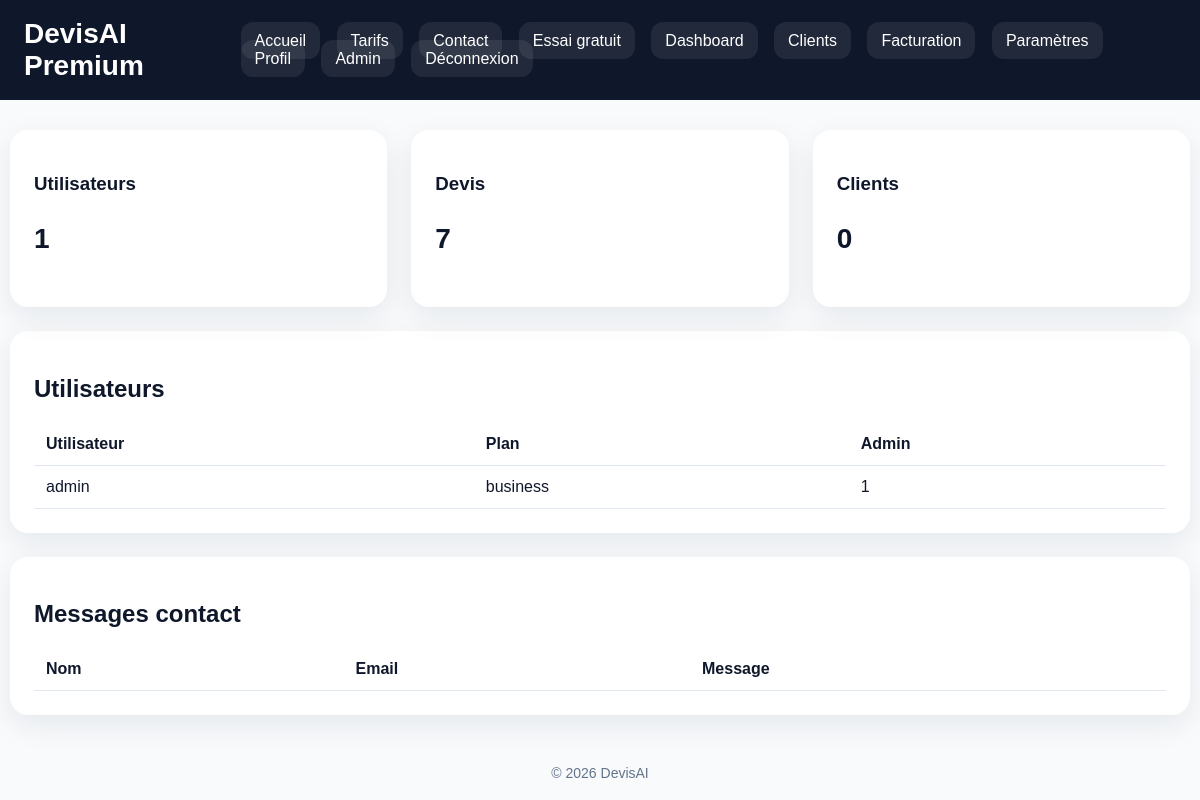
The page /admin (signed in) on the database its author committed.
### tables this page shows
CREATE TABLE settings (
    id INTEGER PRIMARY KEY AUTOINCREMENT,
    username TEXT UNIQUE NOT NULL,
    company_name TEXT DEFAULT 'DevisAI Premium',
    company_address TEXT DEFAULT '12 Rue de l''Innovation, 38000 Grenoble',
    company_phone TEXT DEFAULT '07 00 00 00 00',
    company_email TEXT DEFAULT 'contact@devisai.fr',
    payment_terms TEXT DEFAULT 'Paiement à 30 jours. Acompte possible selon nature du chantier.',
    quote_prefix TEXT DEFAULT 'DV',
    validity_days INTEGER DEFAULT 30
, logo_path TEXT DEFAULT '');

CREATE TABLE users (
    id INTEGER PRIMARY KEY AUTOINCREMENT,
    username TEXT UNIQUE NOT NULL,
    password TEXT NOT NULL,
    plan TEXT DEFAULT 'starter',
    is_admin INTEGER DEFAULT 0
);

### main.py (the view)
@app.get("/admin")
def admin_page(request: Request):
    user = get_current_user(request)
    if not user:
        return RedirectResponse("/login", status_code=303)
    record = get_user_record(user)
    if not record or record[4] != 1:
        return RedirectResponse("/dashboard", status_code=303)
    users = cursor.execute(
        "SELECT username, plan, is_admin FROM users ORDER BY id DESC"
    ).fetchall()
    contacts = cursor.execute(
        "SELECT name, email, message FROM contacts ORDER BY id DESC"
    ).fetchall()
    quotes_total = cursor.execute("SELECT COUNT(*) FROM quotes").fetchone()[0]
    clients_total = cursor.execute("SELECT COUNT(*) FROM clients").fetchone()[0]
    users_total = cursor.execute("SELECT COUNT(*) FROM users").fetchone()[0]
    return render_template(request, "admin.html", {
        "users": users,
        "contacts": contacts,
        "quotes_total": quotes_total,
        "clients_total": clients_total,
        "users_total": users_total
    })

### templates/admin.html (shortened to what this page needs)
{% extends "base.html" %}
{% block content %}
<div class="container page">
    <div class="grid-3" style="margin-bottom:24px;">
        <div class="card">
            <h3>Utilisateurs</h3>
            <p style="font-size:28px;font-weight:bold;">{{ users_total }}</p>
        </div>
        <div class="card">
            <h3>Devis</h3>
            <p style="font-size:28px;font-weight:bold;">{{ quotes_total }}</p>
        </div>
        <div class="card">
            <h3>Clients</h3>
            <p style="font-size:28px;font-weight:bold;">{{ clients_total }}</p>
        </div>
    </div>
    <div class="card" style="margin-bottom:24px;">
        <h2>Utilisateurs</h2>
        <table class="table">
            <tr>
                <th>Utilisateur</th>
                <th>Plan</th>
                <th>Admin</th>
            </tr>
            {% for u in users %}
            <tr>
                <td>{{ u[0] }}</td>
                <td>{{ u[1] }}</td>
                <td>{{ u[2] }}</td>
            </tr>
            {% endfor %}
        </table>
    </div>
    <div class="card">
        <h2>Messages contact</h2>
        <table class="table">
            <tr>
                <th>Nom</th>
                <th>Email</th>
                <th>Message</th>
            </tr>
        </table>
    </div>
</div>
{% endblock %}

### templates/base.html (shortened to what this page needs)
<!DOCTYPE html>
<html lang="fr">
<head>
    <link rel="stylesheet" href="/static/styles.css">
</head>
<body>
    {% block navbar %}
    <div class="navbar">
        <div class="navbar-inner">
            <div class="brand">
                {% if company_settings and company_settings[8] %}
                    <img src="{{ company_settings[8] }}" alt="Logo" style="height:40px;vertical-align:middle;border-radius:8px;">
                {% else %}
                    {{ company_settings[1] if company_settings else "DevisAI" }}
                {% endif %}
            </div>
            <div class="nav-links">
                <a href="/">Accueil</a>
                <a href="/pricing">Tarifs</a>
                <a href="/contact">Contact</a>
                <a href="/free-trial">Essai gratuit</a>
                {% if user %}
                    <a href="/dashboard">Dashboard</a>
                    <a href="/clients">Clients</a>
                    <a href="/billing">Facturation</a>
                    <a href="/settings">Paramètres</a>
                    <a href="/profile">Profil</a>
                    {% if record and record[4] == 1 %}
                        <a href="/admin">Admin</a>
                    {% endif %}
                    <a href="/logout">Déconnexion</a>
                {% else %}
                    <a href="/login">Connexion</a>
                    <a href="/register">Créer un compte</a>
                {% endif %}
            </div>
        </div>
    </div>
    {% endblock %}
    {% block content %}{% endblock %}
    <div class="footer">
        © {{ current_year }} DevisAI
    </div>
</body>
</html>

### static/styles.css (style rules this page uses)
:root { --bg:#f8fafc; --panel:#ffffff; --text:#0f172a; --muted:#64748b; --border:#e2e8f0; --primary:#2563eb; --primary-dark:#1d4ed8; --danger:#dc2626; --success:#16a34a; --dark:#0f172a; --radius:18px; --shadow:0 10px 30px rgba(15,23,42,0.08); }
* { box-sizing:border-box }
body { margin:0; font-family:Arial,sans-serif; background:var(--bg); color:var(--text); }
a { text-decoration:none }
.container { max-width:1180px; margin:auto; padding:24px 20px; }
.topbar, .navbar { background:var(--dark); color:#fff; padding:18px 24px; }
.navbar-inner, .topbar-inner { max-width:1180px; margin:auto; display:flex; justify-content:space-between; align-items:center; gap:20px; }
.brand { font-size:28px; font-weight:800; color:#fff; }
.nav-links a { color:#fff; margin-left:12px; background:rgba(255,255,255,.08); padding:10px 14px; border-radius:12px; }
.page { padding:30px 0; }
.card { background:var(--panel); border-radius:var(--radius); padding:24px; box-shadow:var(--shadow); }
.grid-3 { display:grid; grid-template-columns:repeat(3,1fr); gap:24px; }
.table { width:100%; border-collapse:collapse; }
.table th,.table td { text-align:left; padding:12px; border-bottom:1px solid var(--border); }
.footer { text-align:center; color:var(--muted); padding:20px; font-size:14px; }

### rows shown on the page
settings: company_name "DevisAI Premium"
users: username "admin", plan "business", is_admin "1"

### other values the page prints
{{ users_total }} "1"
{{ quotes_total }} "7"
{{ clients_total }} "0"
{{ current_year }} "2026"
